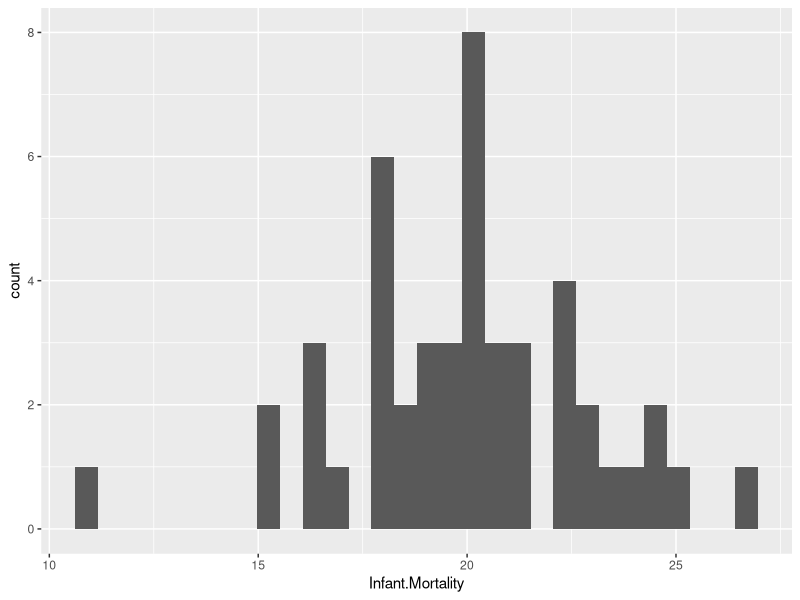
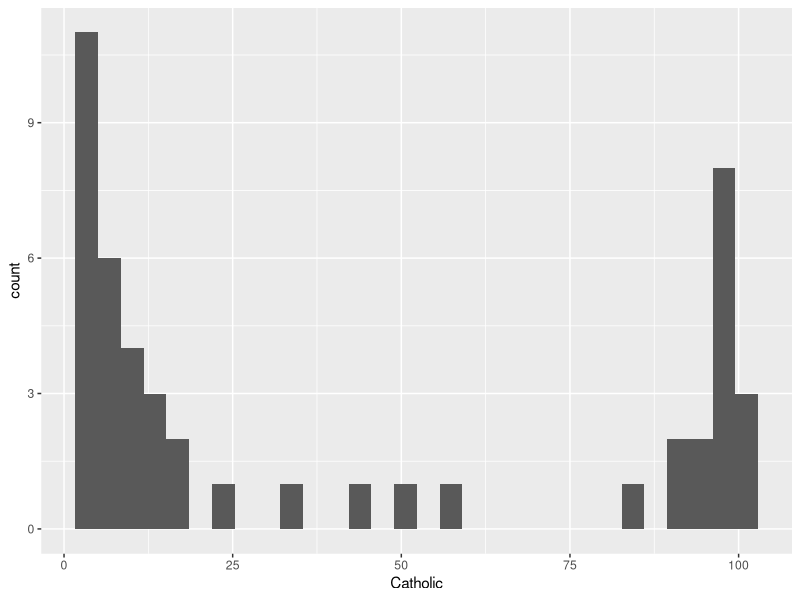
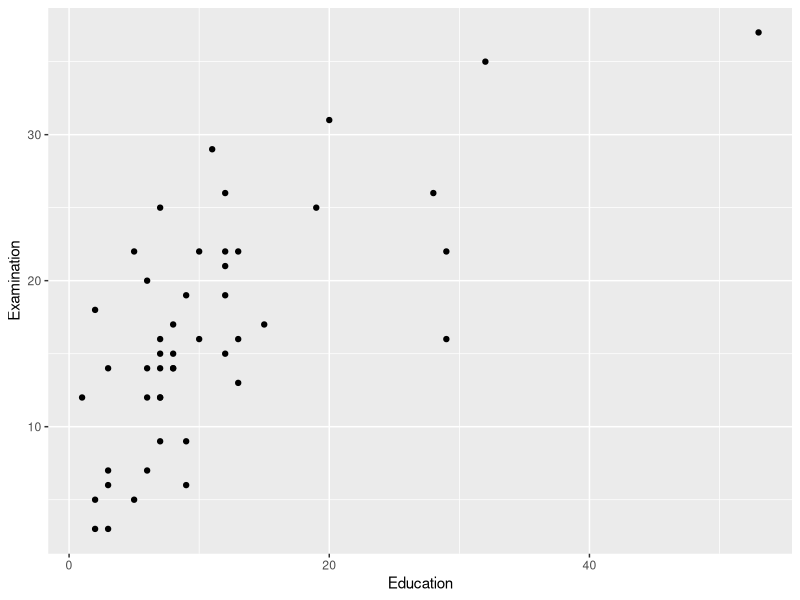
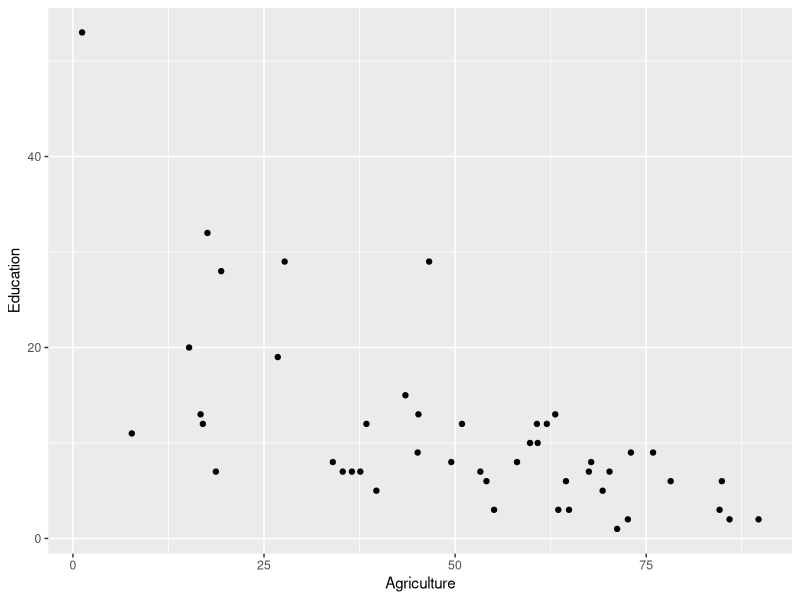

Recreate these plots in R, in order.
## ---- chunk 1
knitr::opts_chunk$set(echo = TRUE)
## ---- chunk 2
# install.packages('datasets')
# install.packages('tibble')
# install.packages('ggplot2')
# install.packages('psych')
library(datasets)
library(tibble)
library(ggplot2)
library(psych)
## ---- chunk 3
data(trees)
## ---- chunk 4
trees <- as_tibble(trees)
## ---- chunk 5
str(trees)
## ---- chunk 6
head(trees, n = 15)
## ---- chunk 7
trees[6:30, ]
## ---- chunk 8
summary(trees)
## ---- chunk 9
trees$Wide_Tree <- trees$Girth > mean(trees$Girth)
trees$Tall_Tree <- trees$Height > median(trees$Height)
head(trees)
## ---- chunk 10
table(trees$Wide_Tree)
table(trees$Tall_Tree)
## ---- chunk 11
describe(trees[,1:3])
## ---- chunk 12
describeBy(trees[,1:3], group = trees$Wide_Tree)
## ---- chunk 13
data(swiss)
## ---- chunk 14
swiss <- as_tibble(swiss)
## ---- chunk 15
str(swiss)
## ---- chunk 16
tail(swiss, n = 3)
## ---- chunk 17
summary(swiss)
## ---- chunk 18
ggplot(swiss, aes(x = Infant.Mortality)) +
  geom_histogram()
## ---- chunk 19
ggplot(swiss, aes(x = Catholic)) +
  geom_histogram()
## ---- chunk 20
ggplot(swiss, aes(x = Education, y = Examination)) +
  geom_point()
## ---- chunk 21
ggplot(swiss, aes(x = Agriculture, y = Education)) +
  geom_point()
